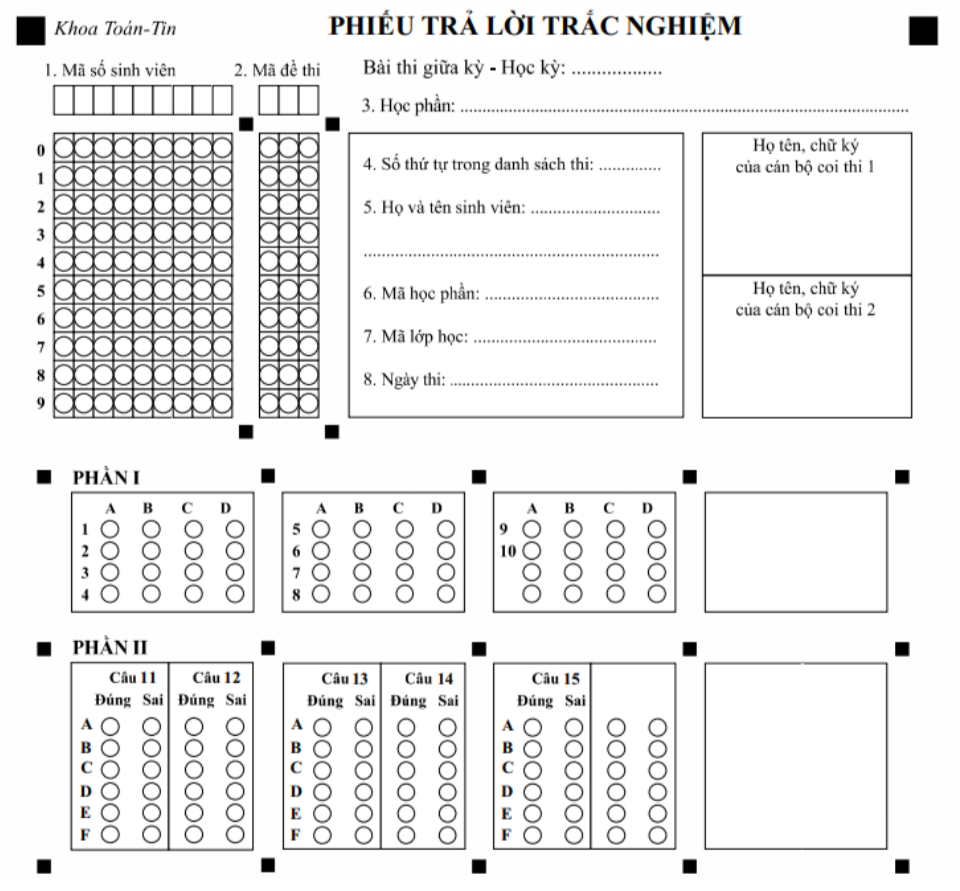
#> input picture fixtures/blank-form.png, 960 x 891 px
$ python build_template.py ../fixtures/blank-form.png
#> lines starting #> are read from the running program, lines starting #| are printed output that depends on the picture
"""Build fixtures/template.json from a flat image of the blank answer sheet.

The sheet is a rigid lattice: every bubble sits on a regular (origin, pitch) grid
inside one of a handful of blocks. We detect the printed marks and the bubble
interiors, fit each block's lattice, and emit canvas-normalised coordinates.

Canvas contract
---------------
The canvas is the rectangle spanned by the two large corner marks and the two
outermost marks of the bottom row. Those four points map to (0,0), (1000,0),
(1000,H), (0,H). Every other coordinate is that same projective transform applied
to the source pixels. Consequence: print scale, margin and paper size do not
matter, only the printed aspect ratio. See docs/02-template-format.md.

Usage
-----
    python3 tools/build_template.py            # write template + overlay
    python3 tools/build_template.py --check    # exit 1 if fixtures are stale
"""

from __future__ import annotations

import json
import sys
from pathlib import Path

import numpy as np
from PIL import Image, ImageDraw
from scipy import ndimage as ndi

ROOT = Path(__file__).resolve().parent.parent
FORM = ROOT / "fixtures" / "blank-form.png"
OUT_JSON = ROOT / "fixtures" / "template.json"
OUT_OVERLAY = ROOT / "fixtures" / "template-overlay.png"

CANVAS_WIDTH = 1000.0

# Block layout of this form: source-pixel bbox and the lattice size it must have.
# cols/rows are the printed truth - the leftmost id column touches the table
# border and is not always detected, so the lattice is extended to match.
# See docs/04-sheet-layout.md.
BLOCKS = {
    #   name          x0   x1    y0   y1   cols rows
    "student_id": ((35, 240, 135, 420), 9, 10),
    "exam_code": ((255, 325, 135, 420), 3, 10),
    "p1a": ((100, 245, 515, 600), 4, 4),
    "p1b": ((310, 455, 515, 600), 4, 4),
    "p1c": ((520, 665, 515, 600), 4, 4),
    "p2a": ((100, 245, 715, 860), 4, 6),
    "p2b": ((310, 455, 715, 860), 4, 6),
    "p2c": ((520, 665, 715, 860), 4, 6),
}


def load_gray() -> np.ndarray:
    return np.asarray(Image.open(FORM).convert("L"))


def detect_marks(g: np.ndarray) -> list[dict]:
    """Filled dark squares: the registration marks."""
    lab, _ = ndi.label(g < 110, structure=np.ones((3, 3)))
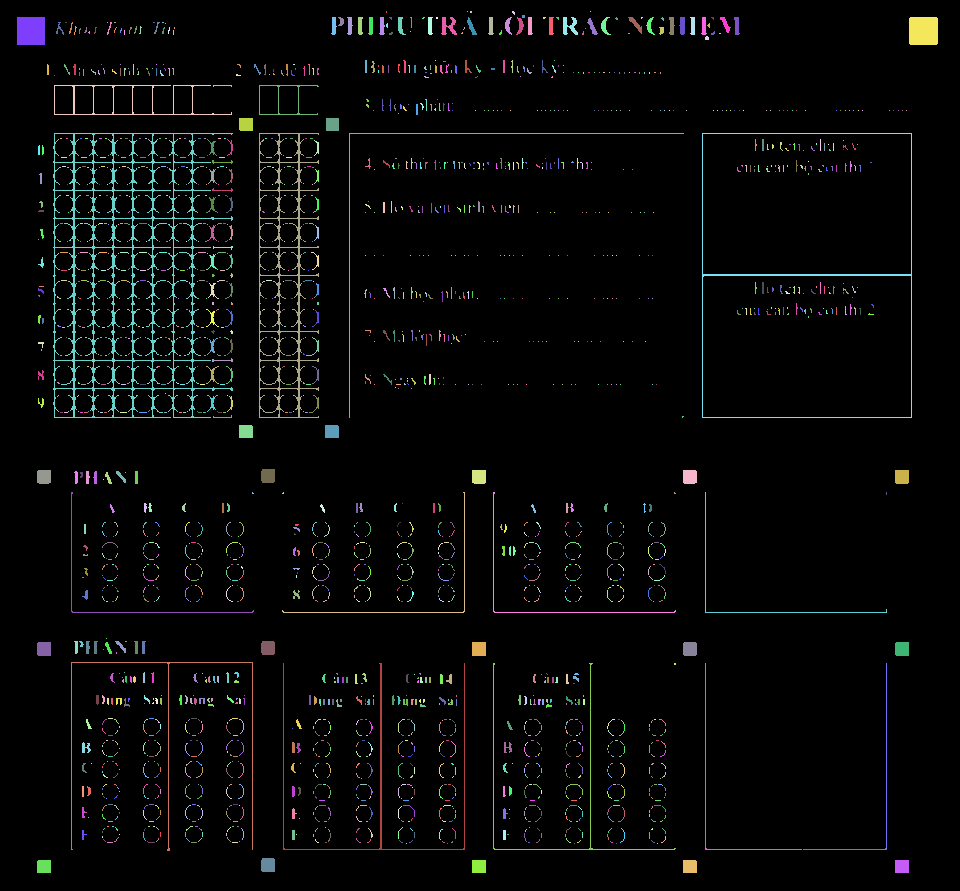
#> lab: shape (891, 960) int32; 2079 distinct labels, from 0 to 2078; one colour per label, 0 black
    marks = []
    for i, s in enumerate(ndi.find_objects(lab), start=1):
        if s is None:
            continue
        y0, y1, x0, x1 = s[0].start, s[0].stop, s[1].start, s[1].stop
        w, h = x1 - x0, y1 - y0
        if not (9 <= w <= 32 and 9 <= h <= 32):
            continue
        area = int((lab[s] == i).sum())
        if area / (w * h) < 0.75 or abs(w - h) > 3:
            continue
        marks.append({"x": x0 + w / 2, "y": y0 + h / 2, "size": float(max(w, h))})
#> this loop made 2078 passes
#> (y0, y1, x0, x1, w, h) on passes 1 to 3: (11, 13, 386, 387, 1, 2), (11, 12, 467, 468, 1, 1), (11, 13, 470, 472, 2, 2)
#> after the loop, marks = 21 items
    return sorted(marks, key=lambda m: (round(m["y"] / 20), m["x"]))


def detect_bubbles(g: np.ndarray) -> list[tuple[float, float]]:
    """Ring interiors are closed white discs, so each bubble is one component."""
    lab, _ = ndi.label(g > 170)
    out = []
    for i, s in enumerate(ndi.find_objects(lab), start=1):
        if s is None:
            continue
        y0, y1, x0, x1 = s[0].start, s[0].stop, s[1].start, s[1].stop
        w, h = x1 - x0, y1 - y0
        if not (11 <= w <= 22 and 11 <= h <= 22) or abs(w - h) > 4:
            continue
        area = (lab[s] == i).sum()
        if not 0.6 < area / (w * h) < 0.9:
            continue
        out.append((x0 + w / 2, y0 + h / 2))
    return out


def cluster(vals: list[float], gap: float = 5.0) -> list[float]:
    vals = sorted(vals)
    out: list[list[float]] = [[vals[0]]]
    for v in vals[1:]:
        (out[-1] if v - out[-1][-1] < gap else out.append([]) or out[-1]).append(v)
    return [float(np.mean(c)) for c in out]


def fit_axis(vals: list[float], expected: int) -> tuple[float, float]:
    """Fit vals[i] = origin + pitch*i, extending at the low end if a column is missing."""
    centers = cluster(vals)
    idx = np.arange(len(centers), dtype=float)
    pitch, origin = np.polyfit(idx, centers, 1)
    if len(centers) < expected:                     # missing at the start (clipped by border)
        origin -= pitch * (expected - len(centers))
    return float(origin), float(pitch)


def homography(src: np.ndarray, dst: np.ndarray) -> np.ndarray:
    rows = []
    for (x, y), (u, v) in zip(src, dst):
        rows.append([x, y, 1, 0, 0, 0, -u * x, -u * y, -u])
        rows.append([0, 0, 0, x, y, 1, -v * x, -v * y, -v])
    _, _, vt = np.linalg.svd(np.array(rows, dtype=float))
    return (vt[-1] / vt[-1][-1]).reshape(3, 3)


def apply_h(h: np.ndarray, pts) -> np.ndarray:
    p = np.c_[np.asarray(pts, dtype=float), np.ones(len(pts))]
    q = p @ h.T
    return q[:, :2] / q[:, 2:3]


def main() -> None:
    g = load_gray()
    marks = detect_marks(g)
#> marks = 21 items
    big = [m for m in marks if m["size"] >= 20]
#> big = 2 items
    if len(big) != 2:
        sys.exit(f"expected the 2 large corner marks, found {len(big)}")

    top = sorted(big, key=lambda m: m["x"])
#> top = 2 items
    small = [m for m in marks if m["size"] < 20]
#> small = 19 items
    lowest = max(m["y"] for m in small)
#> lowest = 866.5
    bottom_row = [m for m in small if abs(m["y"] - lowest) < 6]
#> bottom_row = 5 items
    bl, br = min(bottom_row, key=lambda m: m["x"]), max(bottom_row, key=lambda m: m["x"])
#> bl = {'x': 44, 'y': 866.5, 'size': 14}; br = {'x': 902, 'y': 866.5, 'size': 14}

    quad_src = np.array([[top[0]["x"], top[0]["y"]], [top[1]["x"], top[1]["y"]],
                         [br["x"], br["y"]], [bl["x"], bl["y"]]])
#> quad_src = [[31, 31], [923.5, 31], [902, 866.5], [44, 866.5]]
    width_src = np.linalg.norm(quad_src[1] - quad_src[0])
#> width_src = 892.5
    height_src = np.linalg.norm(quad_src[2] - quad_src[3])
#> height_src = 858
    canvas_h = CANVAS_WIDTH * height_src / width_src
#> canvas_h = 961.3
    quad_dst = np.array([[0, 0], [CANVAS_WIDTH, 0], [CANVAS_WIDTH, canvas_h], [0, canvas_h]])
#> quad_dst = [[0, 0], [1000, 0], [1000, 961.3], [0, 961.3]]
    h = homography(quad_src, quad_dst)
#> the loop in homography, `for (x, y), (u, v) in zip(src, dst):` made 4 passes
#> (x, y, u, v) on passes 1 to 4: (31, 31, 0, 0), (923.5, 31, 1000, 0), (902, 866.5, 1000, 961.3), (44, 866.5, 0, 961.3)
#> after the loop in homography, `for (x, y), (u, v) in zip(src, dst):`: rows = 8 items
#> h = [[1.12, -0.0174, -34.14], [-7.49e-13, 1.1, -34.24], [2.95e-15, -4.62e-05, 1]]

    # Canvas-space lattice: transform the origin, take pitch from the transformed
    # neighbours (exact for a projective map, correct to first order per block).
    T = lambda pts: apply_h(h, pts)
    bubbles = detect_bubbles(g)
#> in detect_bubbles, `lab, _ = ndi.label(g > 170)`:
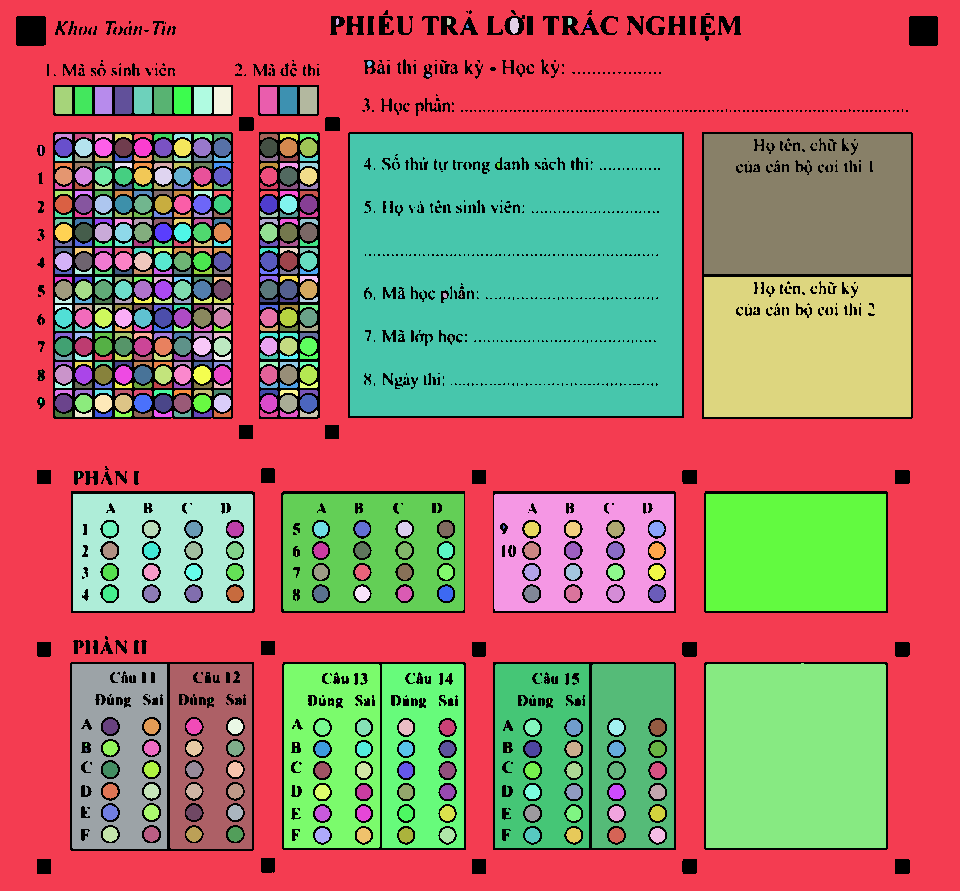
#> lab: shape (891, 960) int32; 552 distinct labels, from 0 to 551; one colour per label, 0 black
#> the loop in detect_bubbles, `for i, s in enumerate(ndi.find_objects(lab), start=1):` made 551 passes
#> (y0, y1, x0, x1, w, h) on passes 1 to 3: (0, 891, 0, 960, 960, 891), (18, 25, 336, 339, 3, 7), (18, 25, 447, 451, 4, 7)

    blocks, source_lattices = {}, {}
    for name, (box, ncols, nrows) in BLOCKS.items():
        x0, x1, y0, y1 = box
        pts = [(x, y) for x, y in bubbles if x0 <= x <= x1 and y0 <= y <= y1]
        if not pts:
            sys.exit(f"no bubbles detected in block {name}")
        ox, dx = fit_axis([p[0] for p in pts], ncols)
        oy, dy = fit_axis([p[1] for p in pts], nrows)
        source_lattices[name] = (ox, oy, dx, dy, ncols, nrows)
        p0 = T([(ox, oy)])[0]
        px = T([(ox + dx, oy)])[0]
        py = T([(ox, oy + dy)])[0]
        blocks[name] = {
            "origin": [round(float(p0[0]), 2), round(float(p0[1]), 2)],
            "pitch": [round(float(px[0] - p0[0]), 2), round(float(py[1] - p0[1]), 2)],
            "cols": ncols, "rows": nrows,
        }

    anchors = T([(m["x"], m["y"]) for m in marks])
    tmpl = {
        "schema": 1,
        "id": "ptit-15cau",
        "name": "Phiếu trả lời trắc nghiệm 15 câu",
        "canvas": {"width": CANVAS_WIDTH, "height": round(float(canvas_h), 2)},
        "source": {"file": "fixtures/blank-form.png",
                   "width": int(g.shape[1]), "height": int(g.shape[0])},
        "bubble": {"diameter": blocks["student_id"]["pitch"][0], "sample_radius": 0.75},
        "anchors": [
            {"x": round(float(p[0]), 2), "y": round(float(p[1]), 2),
             "corner": m["size"] >= 20}
            for p, m in zip(anchors, marks)
        ],
        "source_anchors": [
            {"x": round(m["x"], 2), "y": round(m["y"], 2)} for m in marks
        ],
        "blocks": blocks,
        "sections": SECTIONS,
    }

    if "--check" in sys.argv:
        try:
            current = json.loads(OUT_JSON.read_text())
        except FileNotFoundError:
            sys.exit("template.json is missing")
        stale = current["blocks"] != blocks or current["canvas"] != tmpl["canvas"]
        print("template.json is STALE" if stale else "template.json is up to date")
        sys.exit(1 if stale else 0)

    OUT_JSON.write_text(json.dumps(tmpl, indent=2, ensure_ascii=False) + "\n")
    print(f"template -> {OUT_JSON.relative_to(ROOT)}")
    draw_overlay(lattices=source_lattices, marks=marks, radius=blocks["student_id"]["pitch"][0] / 2)
    check_fit(source_lattices, bubbles)


def draw_overlay(lattices, marks, radius: float) -> None:
#> called with radius = 11.16
    im = Image.open(FORM).convert("RGB")
#> im is the input picture: PIL image 960x891 RGB; mean R, G, B 237.2, 237.2, 237.2
    d = ImageDraw.Draw(im)
    for ox, oy, dx, dy, ncols, nrows in lattices.values():
        for j in range(nrows):
            for i in range(ncols):
                x, y = ox + i * dx, oy + j * dy
                d.ellipse([x - radius, y - radius, x + radius, y + radius],
                          outline="lime", width=1)
#> this loop made 8 passes
#> (ox, oy, dx, dy, ncols, nrows) on passes 1 to 8: (63.76, 147.6, 19.82, 28.42, 9, 10), (268.5, 147.6, 20, 28.41, 3, 10), (110, 529.1, 41.7, 21.51, 4, 4), (320.8, 529.1, 41.82, 21.51, 4, 4), (531.4, 529.1, 41.9, 21.51, 4, 4), (110.3, 726.6, 41.75, 21.54, 4, 6), (322.5, 727.4, 41.7, 21.57, 4, 6), (532.3, 727.4, 41.8, 21.57, 4, 6)
    for m in marks:
        s = 8 if m["size"] >= 20 else 5
        d.rectangle([m["x"] - s, m["y"] - s, m["x"] + s, m["y"] + s], outline="red", width=2)
#> this loop made 21 passes
#> m on passes 1 to 12: {'x': 31, 'y': 31, 'size': 28}, {'x': 923.5, 'y': 31, 'size': 29}, {'x': 246, 'y': 124.5, 'size': 14}, {'x': 332.5, 'y': 124.5, 'size': 13}, {'x': 246, 'y': 431.5, 'size': 14}, {'x': 332, 'y': 431.5, 'size': 14}, {'x': 44, 'y': 477, 'size': 14}, {'x': 268, 'y': 476, 'size': 14}, {'x': 479, 'y': 477, 'size': 14}, {'x': 690, 'y': 477, 'size': 14}, {'x': 902, 'y': 477, 'size': 14}, {'x': 44, 'y': 649, 'size': 14}
    im.save(OUT_OVERLAY)
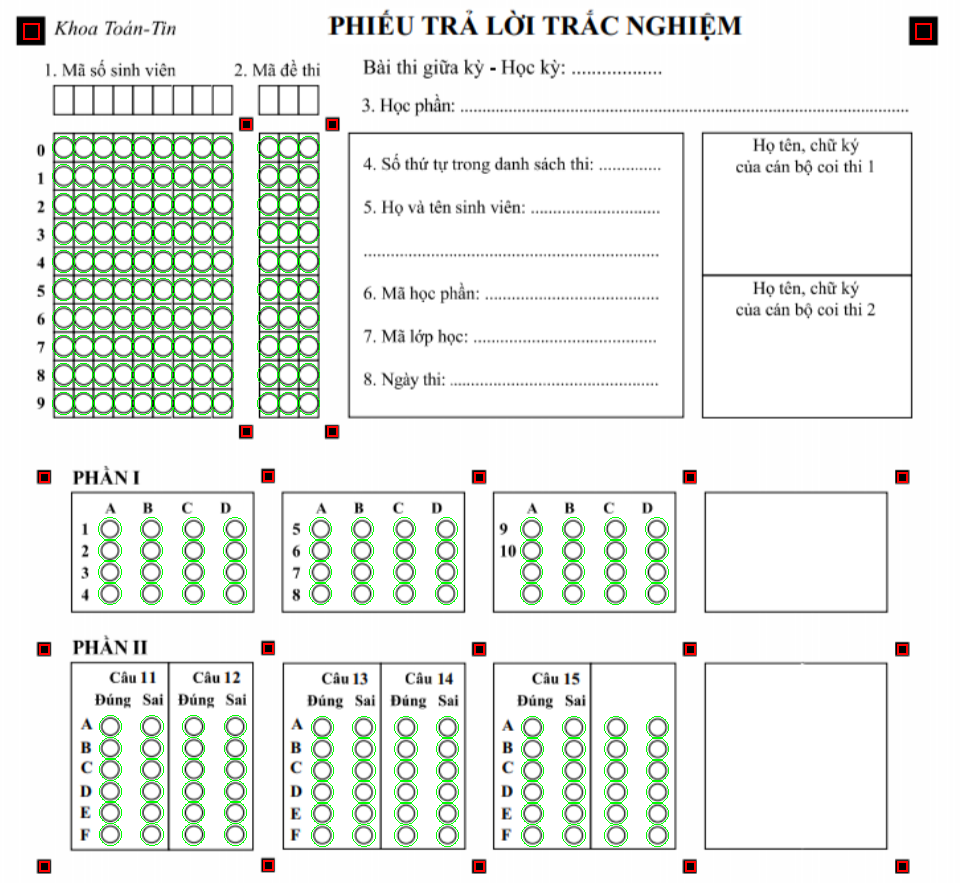
#> saved as template-overlay.png: PIL image 960x891 RGB; mean R, G, B 234.1, 237.9, 233.6
    print(f"overlay -> {OUT_OVERLAY.relative_to(ROOT)}")


def check_fit(lattices, bubbles) -> None:
    """Worst distance from a detected bubble to its nearest lattice point, per block."""
    from scipy.spatial import cKDTree
    pts = np.array(bubbles)
    worst = (0.0, None)
    for name, (ox, oy, dx, dy, ncols, nrows) in lattices.items():
        box = BLOCKS[name][0]
        x0, x1, y0, y1 = box
        inblock = pts[(pts[:, 0] >= x0) & (pts[:, 0] <= x1) &
                      (pts[:, 1] >= y0) & (pts[:, 1] <= y1)]
        grid = np.array([(ox + i * dx, oy + j * dy)
                         for j in range(nrows) for i in range(ncols)])
        d, _ = cKDTree(grid).query(inblock)
        printable = f"{name}({len(inblock)}/{ncols * nrows})"
        if len(inblock) < ncols * nrows - 1:
            print(f"  note: {printable} fewer bubbles detected than the lattice has")
        if d.max() > worst[0]:
            worst = (float(d.max()), printable)
#> this loop made 8 passes
    print(f"worst bubble-to-lattice distance: {worst[0]:.2f}px in {worst[1]}")
#| worst bubble-to-lattice distance: 0.77px in student_id(90/90)
    if worst[0] > 4:
        sys.exit("lattice fit is off by more than 4px - check BLOCKS")


# Semantic mapping of the lattices. Edit here when the form changes.
SECTIONS = [
    {"id": "student_id", "kind": "digits", "block": "student_id",
     "positions": 9, "labels": list("0123456789")},
    {"id": "exam_code", "kind": "digits", "block": "exam_code",
     "positions": 3, "labels": list("0123456789")},
    {"id": "p1", "kind": "choice", "choices": ["A", "B", "C", "D"],
     "questions": [
         {"q": 1, "block": "p1a", "row": 0}, {"q": 2, "block": "p1a", "row": 1},
         {"q": 3, "block": "p1a", "row": 2}, {"q": 4, "block": "p1a", "row": 3},
         {"q": 5, "block": "p1b", "row": 0}, {"q": 6, "block": "p1b", "row": 1},
         {"q": 7, "block": "p1b", "row": 2}, {"q": 8, "block": "p1b", "row": 3},
         {"q": 9, "block": "p1c", "row": 0}, {"q": 10, "block": "p1c", "row": 1}]},
    {"id": "p2", "kind": "truefalse", "labels": ["D", "S"], "rows": 6,
     "questions": [
         {"q": 11, "block": "p2a", "col": 0}, {"q": 12, "block": "p2a", "col": 2},
         {"q": 13, "block": "p2b", "col": 0}, {"q": 14, "block": "p2b", "col": 2},
         {"q": 15, "block": "p2c", "col": 0}]},
]


if __name__ == "__main__":
    main()
